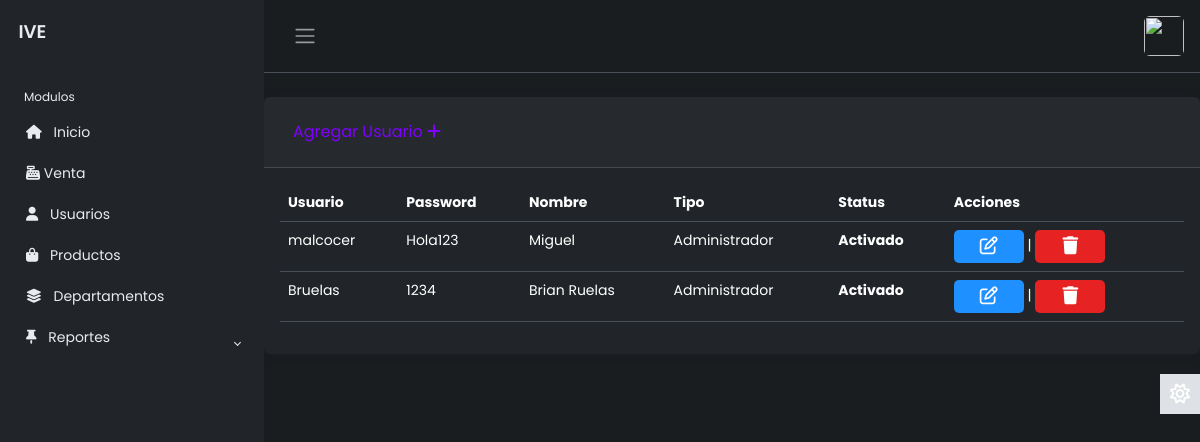
/modulos/usuarios/index.php (signed in), run on an earlier commit of the app's database.
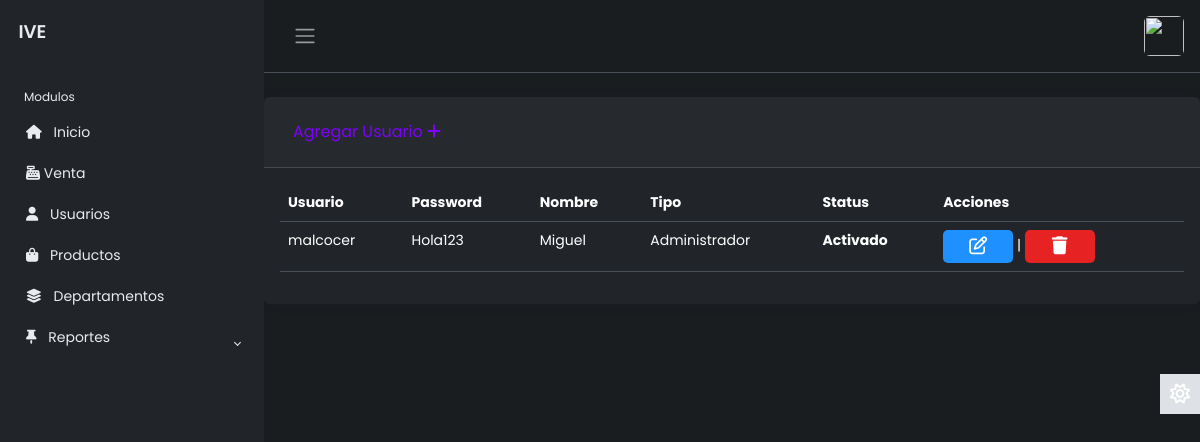
And on a later commit of the database.
### tables this page shows
CREATE TABLE `usuarios` (
  `idusuario` int(11) NOT NULL,
  `usuario` varchar(30) NOT NULL,
  `password` varchar(30) NOT NULL,
  `nombre` varchar(100) NOT NULL,
  `tipo_usuclave` int(11) NOT NULL,
  `lactivo` int(11) NOT NULL
);

### modulos/usuarios/MostrarUsuarios.php (the view, shortened to what this page needs)
<?php
if ($result->num_rows > 0) {
    while ($row = $result->fetch_assoc()) { ?>
        <tr class="">
            <td scope="row"><?php echo $row['usuario'] ?></td>
            <td scope="row"><?php echo $row['password'] ?></td>
            <td><?php echo $row['nombre'] ?></td>
            <td><?php echo ($row['tipo_usuclave'] == 1) ? 'Administrador' : 'Usuario'; ?></td>
            <th><?php echo ($row['lactivo'] == 1) ? 'Activado' : 'Desactivado'; ?></th>
            <td>
              <a name="btneditar" id="btneditar" class="btn edit" href="EditarUsuario.php?txtID=<?php echo $row['idusuario']; ?>" role="button"><i class="fa-regular fa-pen-to-square"></i></a>
              <span>|</span>
              <a class="btn delete" href="javascript:void(0);" onclick="borrar(<?php echo $row['idusuario']; ?>, '<?php echo $row['nombre']; ?>')" role="button"><i class="fa-solid fa-trash"></i></a>
            </td>
        </tr>
<?php
    }
} else {
    $Resultado .= "<tr><td colspan='3'>No se encontraron registros.</td></tr>";
} ?>

### layout/top.php (shortened to what this page needs)
<?php
$url_base = "http://localhost/";
?>
<!DOCTYPE html>
<html lang="en" data-bs-theme="dark">
<head>
    <link href="https://cdn.jsdelivr.net/npm/bootstrap@5.3.3/dist/css/bootstrap.min.css" rel="stylesheet">
    <link rel="stylesheet" href="https://cdnjs.cloudflare.com/ajax/libs/font-awesome/6.4.2/css/all.min.css" />
    <link rel="stylesheet" href="http://localhost/layout/style.css">
    <link rel="stylesheet" href="http://localhost/layout/buttons.css">
    <link href="https://cdn.jsdelivr.net/npm/vanilla-datatables@latest/dist/vanilla-dataTables.min.css" rel="stylesheet" type="text/css">
</head>
<body>
    <div class="wrapper">
        <aside id="sidebar" class="js-sidebar">
            <div class="h-100">
                <div class="sidebar-logo">
                    <a href="/ivephp">IVE</a>
                </div>
                <ul class="sidebar-nav">
                    <li class="sidebar-header">
                        Modulos
                    </li>
                    <li class="sidebar-item">
                        <a href="<?php echo $url_base?>/" class="sidebar-link">
                            <i class="fa-solid fa-house pe-2"></i>
                            Inicio
                        </a>
                    </li>
                    <li class="sidebar-item">
                        <a href="<?php echo $url_base ?>modulos/Ventas/" class="sidebar-link">
                        <i class="fa-solid fa-cash-register"></i>
                            Venta
                        </a>
                    </li>
                    <li class="sidebar-item">
                        <a href="<?php echo $url_base?>modulos/usuarios/" class="sidebar-link">
                            <i class="fa-solid fa-user pe-2"></i>
                            Usuarios
                        </a>
                    </li>
                    <li class="sidebar-item">
                        <a href="<?php echo $url_base?>modulos/productos/" class="sidebar-link">
                            <i class="fa-solid fa-bag-shopping pe-2"></i>
                            Productos
                        </a>
                    </li>
                    <li class="sidebar-item">
                        <a href="<?php echo $url_base ?>modulos/departamentos/" class="sidebar-link">
                        <i class="fa-solid fa-layer-group pe-2"></i>
                            Departamentos
                        </a>
                    </li>
                    <li class="sidebar-item">
                        <a href="#" class="sidebar-link collapsed" data-bs-target="#posts" data-bs-toggle="collapse" aria-expanded="false"><i class="fa-solid fa-thumbtack pe-2"></i>
                            Reportes
                        </a>
                    </li>
                </ul>
            </div>
        </aside>
        <div class="main">
        <nav class="navbar navbar-expand px-3 border-bottom">
                <button class="btn" id="sidebar-toggle" type="button">
                    <span class="navbar-toggler-icon"></span>
                </button>
                <div class="navbar-collapse navbar">
                    <ul class="navbar-nav">
                        <li class="nav-item dropdown">
                            <a href="#" data-bs-toggle="dropdown" class="nav-icon pe-md-0">
                                <img src="" class="avatar img-fluid rounded" alt="">
                            </a>
                        </li>
                    </ul>
                </div>
            </nav>

### modulos/usuarios/index.php (shortened to what this page needs)
<?php
require("../../config/dbcontext.php");
$sql = "SELECT * FROM usuarios where usuario <> 'BAJA'";
$result = $link->query($sql);
include("../../layout/top.php")
?>
<div class="card border-0 mt-4">
  <div class="card-header">
    <a class="btn mt-2 mb-2 btn-hover-gray" href="AltaUsuario.php" role="button" style="color: #8000ff">Agregar Usuario <i class="fa-solid fa-plus"></i></a>
  </div>
  <div class="card-body">
    <div class="table-responsive-sm">
      <table class="table" id="tabla_id">
        <thead>
          <tr>
            <th scope="col">Usuario</th>
            <th scope="col">Password</th>
            <th scope="col">Nombre</th>
            <th scope="col">Tipo</th>
            <th scope="col">Status</th>
            <th scope="col">Acciones</th>
          </tr>
        </thead>
        <tbody>
          <?php include("./MostrarUsuarios.php") ?>
        </tbody>
      </table>
    </div>
  </div>
</div>
<?php include("../../layout/foot.php"); ?>

### layout/foot.php (shortened to what this page needs)
<a href="#" class="theme-toggle">
    <i class="fa-regular fa-sun"></i>
</a>
</div>
</div>
</body>
</html>

### layout/style.css (style rules this page uses)
body { font-family: 'Poppins', sans-serif; font-size: 0.875rem; opacity: 1; overflow-y: scroll; margin: 0; }
a { cursor: pointer; text-decoration: none; font-family: 'Poppins', sans-serif; }
li { list-style: none; }
.wrapper { align-items: stretch; display: flex; width: 100%; }
#sidebar { max-width: 264px; min-width: 264px; background: var(--bs-dark); transition: all 0.35s ease-in-out; }
.main { display: flex; flex-direction: column; min-height: 100vh; min-width: 0; overflow: hidden; transition: all 0.35s ease-in-out; width: 100%; background: var(--bs-dark-bg-subtle); }
.sidebar-logo { padding: 1.15rem; }
.sidebar-logo a { color: #e9ecef; font-size: 1.15rem; font-weight: 600; }
.sidebar-nav { flex-grow: 1; list-style: none; margin-bottom: 0; padding-left: 0; margin-left: 0; }
.sidebar-header { color: #e9ecef; font-size: .75rem; padding: 1.5rem 1.5rem .375rem; }
a.sidebar-link { padding: .625rem 1.625rem; color: #e9ecef; position: relative; display: block; font-size: 0.875rem; }
.sidebar-link[data-bs-toggle="collapse"]::after { border: solid; border-width: 0 .075rem .075rem 0; content: ""; display: inline-block; padding: 2px; position: absolute; right: 1.5rem; top: 1.4rem; transform: rotate(-135deg); transition: all .2s ease-out; }
.sidebar-link[data-bs-toggle="collapse"].collapsed::after { transform: rotate(45deg); transition: all .2s ease-out; }
.avatar { height: 40px; width: 40px; }
.navbar-expand .navbar-nav { margin-left: auto; }
.card { box-shadow: 0 0 .875rem 0 rgba(34, 46, 60, .05); margin-bottom: 24px; }
.theme-toggle { position: fixed; top: 50%; transform: translateY(-65%); text-align: center; z-index: 10; right: 0; left: auto; border: none; background-color: var(--bs-body-color); }
html[data-bs-theme="dark"] .theme-toggle .fa-sun, html[data-bs-theme="light"] .theme-toggle .fa-moon { cursor: pointer; padding: 10px; display: block; font-size: 1.25rem; color: #FFF; }

### layout/buttons.css (style rules this page uses)
.btn.delete { font-family: "Robot", sans-serif; font-size: 18px; font-weight: bold; background-color:#e62222; width: 70px; padding: 2px; text-align: center; text-decoration: none; text-transform: uppercase; color: #fff; border-radius: 5px; cursor: pointer; box-shadow: 0 0 10px rgba(0,0,0 0.1); -webkit-transition-duration: 0.3s; transition-duration: 0.3s; -webkit-transition-property: box-shadows, transform; transition-property: box-shadow, transform; }
.btn.edit { font-family: "Robot", sans-serif; font-size: 18px; font-weight: bold; background:#1E90FF; width: 70px; padding: 2px; text-align: center; text-decoration: none; text-transform: uppercase; color: #fff; border-radius: 5px; cursor: pointer; box-shadow: 0 0 10px rgba(0,0,0 0.1); -webkit-transition-duration: 0.3s; transition-duration: 0.3s; -webkit-transition-property: box-shadows, transform; transition-property: box-shadow, transform; }

What changed in the data, as far as the page shows it:
no longer on this page (row edited): usuarios: usuario "Bruelas", password "1234", nombre "Brian Ruelas", shows "Administrador", lactivo "Activado"
